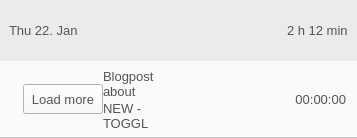
<?xml version="1.0" encoding="UTF-8"?>
<ui version="4.0">
 <class>TimeEntryCellWidget</class>
 <widget class="QWidget" name="TimeEntryCellWidget">
  <property name="geometry">
   <rect>
    <x>0</x>
    <y>0</y>
    <width>300</width>
    <height>138</height>
   </rect>
  </property>
  <property name="minimumSize">
   <size>
    <width>0</width>
    <height>77</height>
   </size>
  </property>
  <property name="maximumSize">
   <size>
    <width>16777215</width>
    <height>138</height>
   </size>
  </property>
  <property name="focusPolicy">
   <enum>Qt::TabFocus</enum>
  </property>
  <property name="windowTitle">
   <string>Form</string>
  </property>
  <property name="styleSheet">
   <string notr="true">color:rgb(85, 85, 85);font-size:13px;</string>
  </property>
  <layout class="QVBoxLayout" name="verticalLayout_2">
   <property name="spacing">
    <number>0</number>
   </property>
   <property name="leftMargin">
    <number>0</number>
   </property>
   <property name="topMargin">
    <number>0</number>
   </property>
   <property name="rightMargin">
    <number>0</number>
   </property>
   <property name="bottomMargin">
    <number>0</number>
   </property>
   <item>
    <widget class="QFrame" name="headerFrame">
     <property name="styleSheet">
      <string notr="true">background-color: rgb(235, 235, 235);</string>
     </property>
     <property name="frameShape">
      <enum>QFrame::NoFrame</enum>
     </property>
     <property name="frameShadow">
      <enum>QFrame::Raised</enum>
     </property>
     <property name="lineWidth">
      <number>0</number>
     </property>
     <layout class="QHBoxLayout" name="horizontalLayout">
      <item>
       <widget class="QLabel" name="date">
        <property name="text">
         <string>Thu 22. Jan</string>
        </property>
       </widget>
      </item>
      <item>
       <spacer name="horizontalSpacer">
        <property name="orientation">
         <enum>Qt::Horizontal</enum>
        </property>
        <property name="sizeType">
         <enum>QSizePolicy::MinimumExpanding</enum>
        </property>
        <property name="sizeHint" stdset="0">
         <size>
          <width>40</width>
          <height>20</height>
         </size>
        </property>
       </spacer>
      </item>
      <item>
       <widget class="QLabel" name="dateDuration">
        <property name="text">
         <string>2 h 12 min</string>
        </property>
       </widget>
      </item>
     </layout>
    </widget>
   </item>
   <item>
    <widget class="QFrame" name="dataFrame">
     <property name="minimumSize">
      <size>
       <width>0</width>
       <height>77</height>
      </size>
     </property>
     <property name="maximumSize">
      <size>
       <width>16777215</width>
       <height>77</height>
      </size>
     </property>
     <property name="focusPolicy">
      <enum>Qt::NoFocus</enum>
     </property>
     <property name="styleSheet">
      <string notr="true">background-color: rgb(250, 250, 250);border-bottom:1px solid #cacaca;</string>
     </property>
     <property name="frameShape">
      <enum>QFrame::Box</enum>
     </property>
     <property name="lineWidth">
      <number>0</number>
     </property>
     <layout class="QHBoxLayout" name="horizontalLayout_2">
      <property name="spacing">
       <number>0</number>
      </property>
      <property name="sizeConstraint">
       <enum>QLayout::SetNoConstraint</enum>
      </property>
      <property name="leftMargin">
       <number>11</number>
      </property>
      <property name="topMargin">
       <number>0</number>
      </property>
      <property name="rightMargin">
       <number>11</number>
      </property>
      <property name="bottomMargin">
       <number>0</number>
      </property>
      <item>
       <widget class="QLabel" name="unsyncedicon">
        <property name="minimumSize">
         <size>
          <width>12</width>
          <height>12</height>
         </size>
        </property>
        <property name="maximumSize">
         <size>
          <width>12</width>
          <height>12</height>
         </size>
        </property>
        <property name="toolTip">
         <string>Time Entry has not been synced to the server</string>
        </property>
        <property name="styleSheet">
         <string notr="true">border:none;</string>
        </property>
        <property name="text">
         <string/>
        </property>
        <property name="pixmap">
         <pixmap resource="Resources.qrc">:/windows/TogglDesktop/TogglDesktop/Resources/warning-icon.png</pixmap>
        </property>
        <property name="scaledContents">
         <bool>true</bool>
        </property>
        <property name="alignment">
         <set>Qt::AlignLeading|Qt::AlignLeft|Qt::AlignTop</set>
        </property>
       </widget>
      </item>
      <item>
       <widget class="QPushButton" name="loadMoreButton">
        <property name="minimumSize">
         <size>
          <width>0</width>
          <height>30</height>
         </size>
        </property>
        <property name="maximumSize">
         <size>
          <width>90</width>
          <height>30</height>
         </size>
        </property>
        <property name="focusPolicy">
         <enum>Qt::StrongFocus</enum>
        </property>
        <property name="text">
         <string>Load more</string>
        </property>
        <property name="autoDefault">
         <bool>false</bool>
        </property>
        <property name="default">
         <bool>false</bool>
        </property>
        <property name="flat">
         <bool>false</bool>
        </property>
       </widget>
      </item>
      <item>
       <widget class="QFrame" name="descProjFrame">
        <property name="minimumSize">
         <size>
          <width>0</width>
          <height>0</height>
         </size>
        </property>
        <property name="styleSheet">
         <string notr="true">border:none;background-color:transparent;</string>
        </property>
        <property name="frameShape">
         <enum>QFrame::NoFrame</enum>
        </property>
        <property name="lineWidth">
         <number>2</number>
        </property>
        <layout class="QVBoxLayout" name="verticalLayout">
         <property name="sizeConstraint">
          <enum>QLayout::SetMinimumSize</enum>
         </property>
         <property name="leftMargin">
          <number>0</number>
         </property>
         <item>
          <widget class="ClickableLabel" name="description">
           <property name="styleSheet">
            <string notr="true">border:none;</string>
           </property>
           <property name="text">
            <string>Blogpost about this</string>
           </property>
           <property name="wordWrap">
            <bool>true</bool>
           </property>
          </widget>
         </item>
         <item>
          <widget class="ClickableLabel" name="project">
           <property name="styleSheet">
            <string notr="true">border:none;</string>
           </property>
           <property name="text">
            <string>NEW - TOGGL</string>
           </property>
           <property name="wordWrap">
            <bool>true</bool>
           </property>
          </widget>
         </item>
        </layout>
       </widget>
      </item>
      <item>
       <widget class="QFrame" name="groupFrame">
        <property name="minimumSize">
         <size>
          <width>46</width>
          <height>42</height>
         </size>
        </property>
        <property name="maximumSize">
         <size>
          <width>46</width>
          <height>42</height>
         </size>
        </property>
        <property name="styleSheet">
         <string notr="true">border:none;</string>
        </property>
        <property name="frameShape">
         <enum>QFrame::NoFrame</enum>
        </property>
        <property name="frameShadow">
         <enum>QFrame::Raised</enum>
        </property>
        <layout class="QHBoxLayout" name="horizontalLayout_4">
         <property name="spacing">
          <number>5</number>
         </property>
         <property name="leftMargin">
          <number>7</number>
         </property>
         <property name="topMargin">
          <number>5</number>
         </property>
         <property name="rightMargin">
          <number>7</number>
         </property>
         <property name="bottomMargin">
          <number>5</number>
         </property>
         <item>
          <widget class="QPushButton" name="groupButton">
           <property name="sizePolicy">
            <sizepolicy hsizetype="Minimum" vsizetype="Fixed">
             <horstretch>0</horstretch>
             <verstretch>0</verstretch>
            </sizepolicy>
           </property>
           <property name="minimumSize">
            <size>
             <width>32</width>
             <height>32</height>
            </size>
           </property>
           <property name="maximumSize">
            <size>
             <width>32</width>
             <height>32</height>
            </size>
           </property>
           <property name="focusPolicy">
            <enum>Qt::NoFocus</enum>
           </property>
           <property name="styleSheet">
            <string notr="true">border:none; background: url(:/images/group_icon_closed.svg) no-repeat;</string>
           </property>
           <property name="text">
            <string/>
           </property>
           <property name="iconSize">
            <size>
             <width>32</width>
             <height>32</height>
            </size>
           </property>
          </widget>
         </item>
        </layout>
       </widget>
      </item>
      <item>
       <widget class="QFrame" name="frame">
        <property name="minimumSize">
         <size>
          <width>0</width>
          <height>77</height>
         </size>
        </property>
        <property name="maximumSize">
         <size>
          <width>137</width>
          <height>77</height>
         </size>
        </property>
        <property name="styleSheet">
         <string notr="true">border:none</string>
        </property>
        <property name="frameShape">
         <enum>QFrame::StyledPanel</enum>
        </property>
        <property name="frameShadow">
         <enum>QFrame::Raised</enum>
        </property>
        <layout class="QHBoxLayout" name="horizontalLayout_3">
         <property name="spacing">
          <number>0</number>
         </property>
         <property name="sizeConstraint">
          <enum>QLayout::SetFixedSize</enum>
         </property>
         <property name="leftMargin">
          <number>0</number>
         </property>
         <property name="rightMargin">
          <number>0</number>
         </property>
         <item>
          <widget class="QLabel" name="tags">
           <property name="minimumSize">
            <size>
             <width>23</width>
             <height>31</height>
            </size>
           </property>
           <property name="maximumSize">
            <size>
             <width>23</width>
             <height>31</height>
            </size>
           </property>
           <property name="styleSheet">
            <string notr="true">border:none;</string>
           </property>
           <property name="text">
            <string/>
           </property>
           <property name="pixmap">
            <pixmap resource="Resources.qrc">:/images/icon-tags.png</pixmap>
           </property>
          </widget>
         </item>
         <item>
          <widget class="QLabel" name="billable">
           <property name="minimumSize">
            <size>
             <width>17</width>
             <height>31</height>
            </size>
           </property>
           <property name="maximumSize">
            <size>
             <width>17</width>
             <height>31</height>
            </size>
           </property>
           <property name="styleSheet">
            <string notr="true">border:none;</string>
           </property>
           <property name="text">
            <string/>
           </property>
           <property name="pixmap">
            <pixmap resource="Resources.qrc">:/images/icon-billable.png</pixmap>
           </property>
          </widget>
         </item>
         <item>
          <widget class="QPushButton" name="continueButton">
           <property name="minimumSize">
            <size>
             <width>32</width>
             <height>32</height>
            </size>
           </property>
           <property name="maximumSize">
            <size>
             <width>32</width>
             <height>32</height>
            </size>
           </property>
           <property name="focusPolicy">
            <enum>Qt::NoFocus</enum>
           </property>
           <property name="styleSheet">
            <string notr="true">border:none;outline:none;</string>
           </property>
           <property name="text">
            <string/>
           </property>
           <property name="icon">
            <iconset resource="Resources.qrc">
             <normaloff>:/images/continue_regular.svg</normaloff>:/images/continue_regular.svg</iconset>
           </property>
           <property name="iconSize">
            <size>
             <width>32</width>
             <height>32</height>
            </size>
           </property>
          </widget>
         </item>
         <item>
          <widget class="ClickableLabel" name="duration">
           <property name="minimumSize">
            <size>
             <width>65</width>
             <height>0</height>
            </size>
           </property>
           <property name="maximumSize">
            <size>
             <width>90</width>
             <height>16777215</height>
            </size>
           </property>
           <property name="styleSheet">
            <string notr="true">border:none;margin:0;</string>
           </property>
           <property name="text">
            <string>00:00:00</string>
           </property>
           <property name="scaledContents">
            <bool>true</bool>
           </property>
           <property name="alignment">
            <set>Qt::AlignRight|Qt::AlignTrailing|Qt::AlignVCenter</set>
           </property>
          </widget>
         </item>
        </layout>
       </widget>
      </item>
     </layout>
    </widget>
   </item>
  </layout>
 </widget>
 <customwidgets>
  <customwidget>
   <class>ClickableLabel</class>
   <extends>QLabel</extends>
   <header>clickablelabel.h</header>
  </customwidget>
 </customwidgets>
 <tabstops>
  <tabstop>dataFrame</tabstop>
  <tabstop>loadMoreButton</tabstop>
 </tabstops>
 <resources>
  <include location="Resources.qrc"/>
 </resources>
 <connections/>
</ui>
